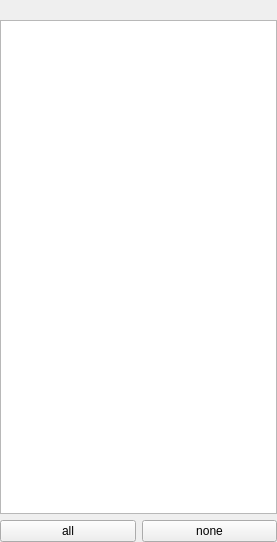
<?xml version="1.0" encoding="UTF-8"?>
<ui version="4.0">
 <class>SelectColumnsListWidget</class>
 <widget class="QWidget" name="SelectColumnsListWidget">
  <property name="geometry">
   <rect>
    <x>0</x>
    <y>0</y>
    <width>277</width>
    <height>542</height>
   </rect>
  </property>
  <property name="windowTitle">
   <string>Form</string>
  </property>
  <layout class="QVBoxLayout" name="verticalLayout">
   <property name="leftMargin">
    <number>0</number>
   </property>
   <property name="topMargin">
    <number>0</number>
   </property>
   <property name="rightMargin">
    <number>0</number>
   </property>
   <property name="bottomMargin">
    <number>0</number>
   </property>
   <item>
    <widget class="QLabel" name="label"/>
   </item>
   <item>
    <widget class="QListView" name="columns"/>
   </item>
   <item>
    <layout class="QHBoxLayout" name="horizontalLayout">
     <item>
      <widget class="QPushButton" name="all">
       <property name="text">
        <string>all</string>
       </property>
      </widget>
     </item>
     <item>
      <widget class="QPushButton" name="none">
       <property name="text">
        <string>none</string>
       </property>
      </widget>
     </item>
    </layout>
   </item>
  </layout>
 </widget>
 <resources/>
 <connections/>
</ui>
